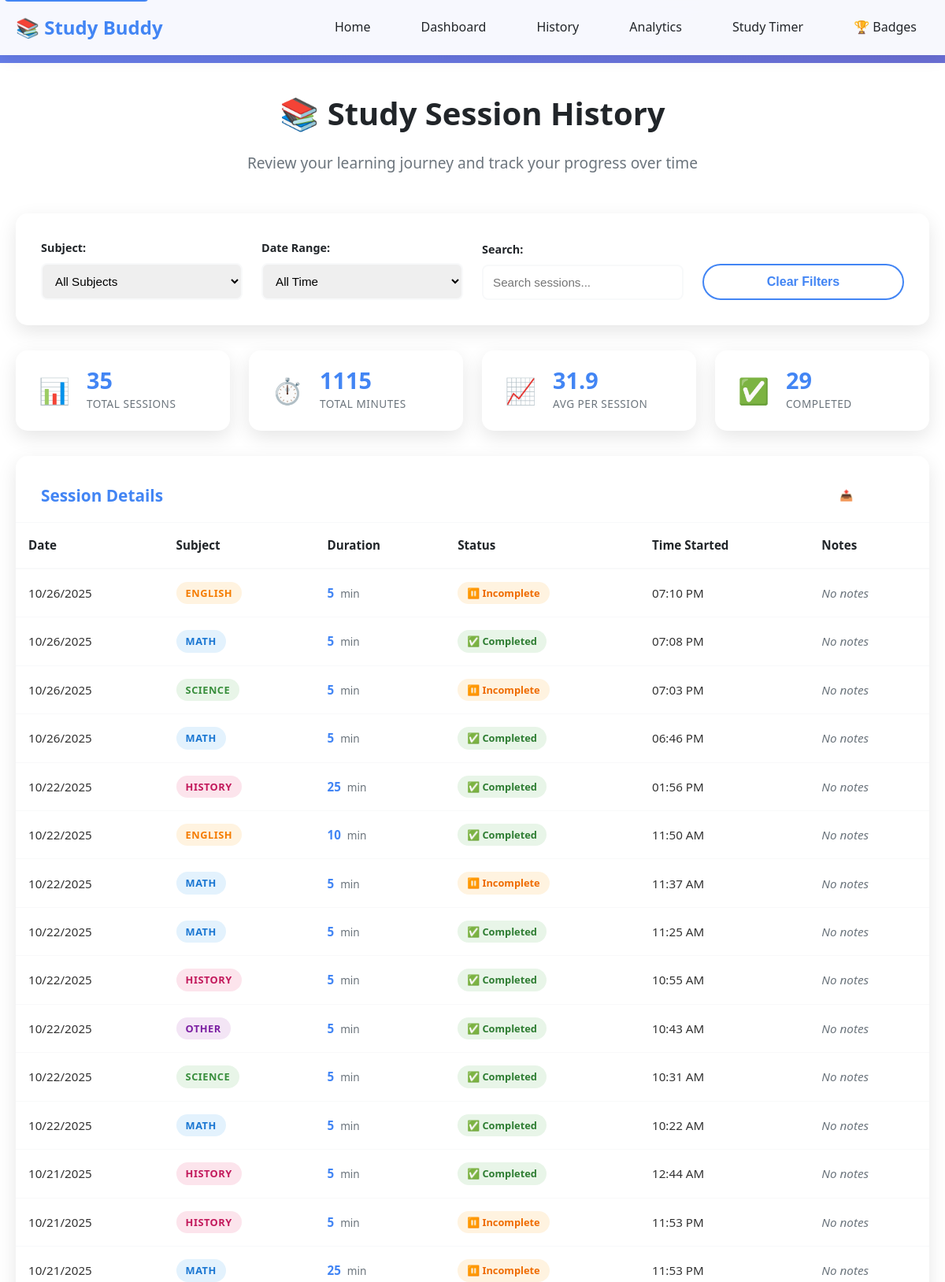
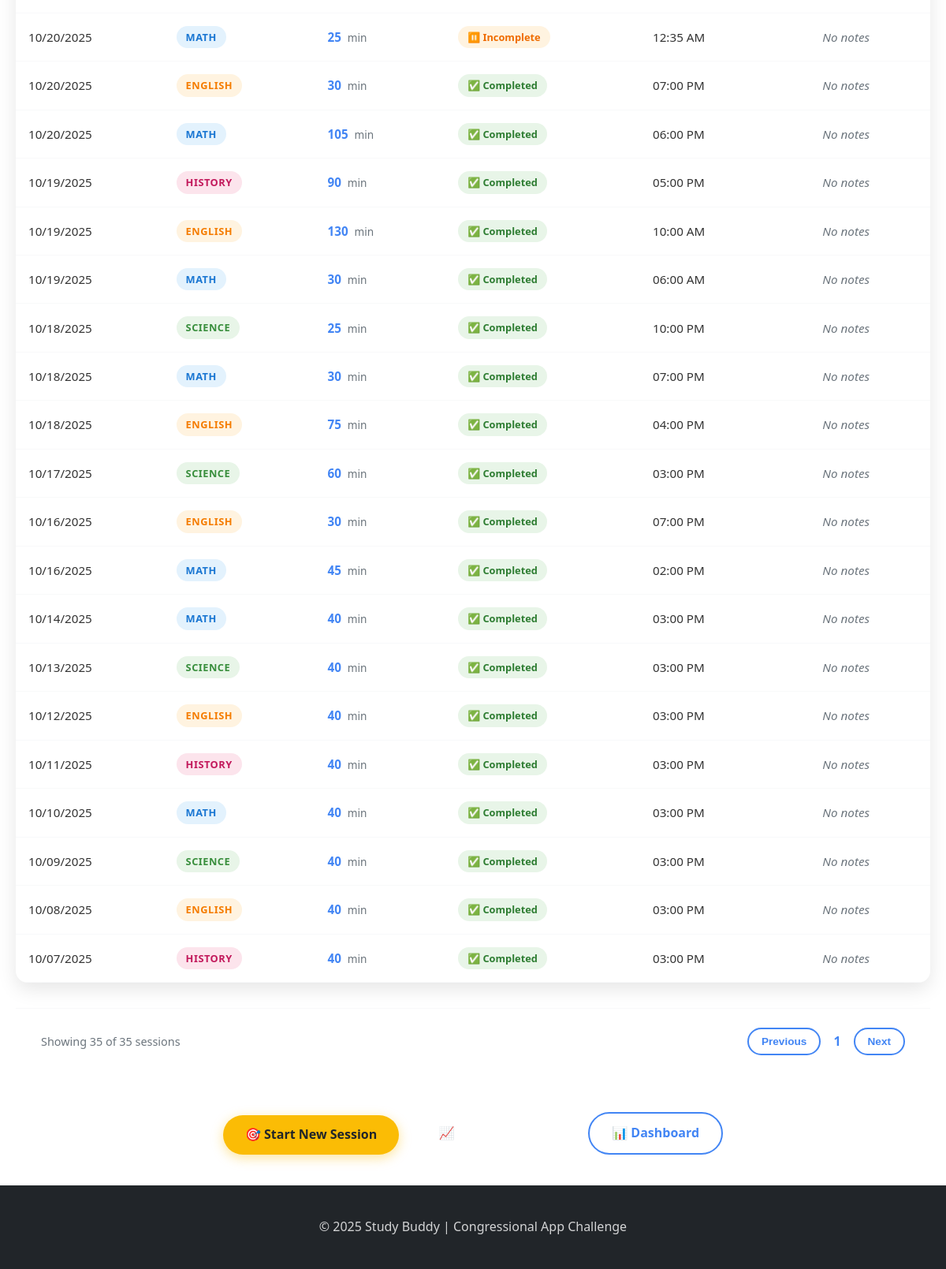
The app's page /history with its own data (2 pictures, top to bottom).
### models.py (models this page shows, shortened)
class StudySession(db.Model):
    __tablename__ = 'study_sessions'
    id = db.Column(db.Integer, primary_key=True)
    user_id = db.Column(db.Integer, db.ForeignKey('users.id'), nullable=False)
    subject = db.Column(db.String(50), nullable=False)  # Math, Science, English, History, Other
    duration_minutes = db.Column(db.Integer, nullable=False)
    session_date = db.Column(db.Date, default=date.today)
    start_time = db.Column(db.DateTime, default=datetime.utcnow)
    completed = db.Column(db.Boolean, default=False)
    notes = db.Column(db.Text, nullable=True)
    user = relationship("User", back_populates="study_sessions")

### app.py (the view)
@app.route('/history')
def study_history():
    from db_utils import get_study_history_data
    user_id = 1  # Default 'student' user
    history_data = get_study_history_data(user_id)
    if not history_data:
        flash('User not found. Please initialize the database.', 'error')
        return redirect(url_for('index'))
    return render_template('history.html', data=history_data)

### app.py (called while the page is built)
@app.context_processor
def inject_asset_version():
    return {'asset_version': ASSET_VERSION}

### db_utils.py (called while the page is built, shortened)
def get_user_by_id(user_id):
    return User.query.get(user_id)

def get_study_history_data(user_id):
    user = get_user_by_id(user_id)
    if not user:
        return None
    sessions = StudySession.query.filter_by(user_id=user_id).order_by(StudySession.session_date.desc(), StudySession.start_time.desc()).all()
    subjects = list(set(session.subject for session in sessions))
    subjects.sort()
    total_time = sum(session.duration_minutes for session in sessions if session.duration_minutes)
    completed_count = sum(1 for session in sessions if session.completed)
    return {
        'user': user,
        'sessions': sessions,
        'subjects': subjects,
        'total_time': total_time,
        'completed_count': completed_count
    }

### templates/history.html (shortened to what this page needs)
{% extends "base.html" %}
{% block content %}
<div class="dashboard-container">
    <div class="container">
        <h1 class="page-title">📚 Study Session History</h1>
        <p class="page-subtitle">Review your learning journey and track your progress over time</p>
        {% if data and data.sessions %}
        <div class="history-filters">
            <div class="filter-group">
                <label for="subjectFilter">Subject:</label>
                <select id="subjectFilter" class="filter-select">
                    <option value="">All Subjects</option>
                </select>
            </div>
            <div class="filter-group">
                <label for="dateFilter">Date Range:</label>
                <select id="dateFilter" class="filter-select">
                    <option value="all">All Time</option>
                </select>
            </div>
            <div class="filter-group">
                <label for="searchFilter">Search:</label>
                <input type="text" id="searchFilter" class="filter-input" placeholder="Search sessions...">
            </div>
            <button id="clearFilters" class="btn btn-outline">Clear Filters</button>
        </div>
        <div class="history-summary">
            <div class="summary-card">
                <div class="summary-icon">📊</div>
                <div class="summary-content">
                    <div class="summary-number" id="totalSessions">{{ data.sessions|length }}</div>
                    <div class="summary-label">Total Sessions</div>
                </div>
            </div>
            <div class="summary-card">
                <div class="summary-icon">⏱️</div>
                <div class="summary-content">
                    <div class="summary-number" id="totalTime">{{ data.total_time }}</div>
                    <div class="summary-label">Total Minutes</div>
                </div>
            </div>
            <div class="summary-card">
                <div class="summary-icon">📈</div>
                <div class="summary-content">
                    <div class="summary-number" id="avgSession">{{ (data.total_time / data.sessions|length)|round(1) if data.sessions|length > 0 else 0 }}</div>
                    <div class="summary-label">Avg per Session</div>
                </div>
            </div>
            <div class="summary-card">
                <div class="summary-icon">✅</div>
                <div class="summary-content">
                    <div class="summary-number" id="completedSessions">{{ data.completed_count }}</div>
                    <div class="summary-label">Completed</div>
                </div>
            </div>
        </div>
        <div class="history-table-container">
            <div class="table-header">
                <h3>Session Details</h3>
                <div class="table-controls">
                    <button id="exportBtn" class="btn btn-secondary btn-sm">📤 Export</button>
                </div>
            </div>
            <div class="sessions-table-wrapper">
                <table class="sessions-table" id="sessionsTable">
                    <thead>
                        <tr>
                            <th>Date</th>
                            <th>Subject</th>
                            <th>Duration</th>
                            <th>Status</th>
                            <th>Time Started</th>
                            <th>Notes</th>
                        </tr>
                    </thead>
                    <tbody id="sessionsTableBody">
                        {% for session in data.sessions %}
                        <tr class="session-row" data-subject="{{ session.subject }}" data-date="{{ session.session_date.isoformat() }}" data-completed="{{ session.completed|lower }}">
                            <td class="session-date">{{ session.session_date.strftime('%m/%d/%Y') }}</td>
                            <td class="session-subject">
                                <span class="subject-tag subject-{{ session.subject.lower() }}">{{ session.subject }}</span>
                            </td>
                            <td class="session-duration">
                                <span class="duration-value">{{ session.duration_minutes }}</span>
                                <span class="duration-unit">min</span>
                            </td>
                            <td class="session-status">
                                {% if session.completed %}
                                    <span class="status-badge completed">✅ Completed</span>
                                {% else %}
                                    <span class="status-badge incomplete">⏸️ Incomplete</span>
                                {% endif %}
                            </td>
                            <td class="session-time">
                                {% if session.start_time %}
                                    {{ session.start_time.strftime('%I:%M %p') }}
                                {% else %}
                                    <span class="text-muted">N/A</span>
                                {% endif %}
                            </td>
                            <td class="session-notes">
                                {% if session.notes %}
                                    <span class="notes-preview" title="{{ session.notes }}">{{ session.notes[:50] }}{% if session.notes|length > 50 %}...{% endif %}</span>
                                {% else %}
                                    <span class="text-muted">No notes</span>
                                {% endif %}
                            </td>
                        </tr>
                        {% endfor %}
                    </tbody>
                </table>
            </div>
        </div>
        <div class="table-pagination" id="tablePagination">
            <div class="pagination-info">
                <span id="paginationInfo">Showing 1-{{ data.sessions|length }} of {{ data.sessions|length }} sessions</span>
            </div>
            <div class="pagination-controls">
                <button id="prevPage" class="btn btn-outline btn-sm" disabled>Previous</button>
                <span id="pageNumbers" class="page-numbers">1</span>
                <button id="nextPage" class="btn btn-outline btn-sm" disabled>Next</button>
            </div>
        </div>
        {% endif %}
        <div class="dashboard-actions">
            <a href="{{ url_for('timer') }}" class="btn btn-primary">
                🎯 Start New Session
            </a>
            <a href="{{ url_for('dashboard_enhanced') }}" class="btn btn-secondary">
                📈 View Analytics
            </a>
            <a href="{{ url_for('dashboard') }}" class="btn btn-outline">
                📊 Dashboard
            </a>
        </div>
    </div>
</div>
{% endblock %}

### templates/base.html (shortened to what this page needs)
<!DOCTYPE html>
<html lang="en">
<head>
    <link rel="preload" href="{{ url_for('static', filename='css/style.css') }}" as="style" onload="this.onload=null;this.rel='stylesheet'">
</head>
</head>
<body>
    <nav class="navbar" role="navigation" aria-label="Main navigation">
        <div class="nav-container">
            <a href="{{ url_for('index') }}" class="nav-logo" aria-label="Study Buddy - Go to homepage">
                📚 Study Buddy
            </a>
            <div class="nav-menu" role="menubar" aria-label="Main menu">
                <a href="{{ url_for('index') }}" class="nav-link" role="menuitem">Home</a>
                <a href="{{ url_for('dashboard') }}" class="nav-link" role="menuitem">Dashboard</a>
                <a href="{{ url_for('study_history') }}" class="nav-link" role="menuitem">History</a>
                <a href="{{ url_for('dashboard_enhanced') }}" class="nav-link" role="menuitem">Analytics</a>
                <a href="{{ url_for('timer') }}" class="nav-link" role="menuitem">Study Timer</a>
                <a href="{{ url_for('badges') }}" class="nav-link" role="menuitem" aria-label="Badge Collection">🏆 Badges</a>
            </div>
        </div>
    </nav>
    <main class="main-content" role="main" aria-label="Main content" id="main-content">
        {% block content %}{% endblock %}
    </main>
    <footer class="footer">
        <div class="footer-content">
            <p>&copy; 2025 Study Buddy | Congressional App Challenge</p>
        </div>
    </footer>
</body>
</html>

### records on screen
StudySession: session_date "10/26/2025", subject "ENGLISH", duration_minutes "5", completed "⏸️ Incomplete", start_time "07:10 PM", shows "No notes"
StudySession: session_date "10/26/2025", subject "MATH", duration_minutes "5", completed "✅ Completed", start_time "07:08 PM", shows "No notes"
StudySession: session_date "10/26/2025", subject "SCIENCE", duration_minutes "5", completed "⏸️ Incomplete", start_time "07:03 PM", shows "No notes"
StudySession: session_date "10/26/2025", subject "MATH", duration_minutes "5", completed "✅ Completed", start_time "06:46 PM", shows "No notes"
StudySession: session_date "10/22/2025", subject "HISTORY", duration_minutes "25", completed "✅ Completed", start_time "01:56 PM", shows "No notes"
StudySession: session_date "10/22/2025", subject "ENGLISH", duration_minutes "10", completed "✅ Completed", start_time "11:50 AM", shows "No notes"
StudySession: session_date "10/22/2025", subject "MATH", duration_minutes "5", completed "⏸️ Incomplete", start_time "11:37 AM", shows "No notes"
StudySession: session_date "10/22/2025", subject "MATH", duration_minutes "5", completed "✅ Completed", start_time "11:25 AM", shows "No notes"
StudySession: session_date "10/22/2025", subject "HISTORY", duration_minutes "5", completed "✅ Completed", start_time "10:55 AM", shows "No notes"
StudySession: session_date "10/22/2025", subject "OTHER", duration_minutes "5", completed "✅ Completed", start_time "10:43 AM", shows "No notes"
StudySession: session_date "10/22/2025", subject "SCIENCE", duration_minutes "5", completed "✅ Completed", start_time "10:31 AM", shows "No notes"
StudySession: session_date "10/22/2025", subject "MATH", duration_minutes "5", completed "✅ Completed", start_time "10:22 AM", shows "No notes"
StudySession: session_date "10/21/2025", subject "HISTORY", duration_minutes "5", completed "✅ Completed", start_time "12:44 AM", shows "No notes"
StudySession: session_date "10/21/2025", subject "HISTORY", duration_minutes "5", completed "⏸️ Incomplete", start_time "11:53 PM", shows "No notes"
StudySession: session_date "10/21/2025", subject "MATH", duration_minutes "25", completed "⏸️ Incomplete", start_time "11:53 PM", shows "No notes"
StudySession: session_date "10/20/2025", subject "MATH", duration_minutes "25", completed "⏸️ Incomplete", start_time "12:35 AM", shows "No notes"
StudySession: session_date "10/20/2025", subject "ENGLISH", duration_minutes "30", completed "✅ Completed", start_time "07:00 PM", shows "No notes"
StudySession: session_date "10/20/2025", subject "MATH", duration_minutes "105", completed "✅ Completed", start_time "06:00 PM", shows "No notes"
StudySession: session_date "10/19/2025", subject "HISTORY", duration_minutes "90", completed "✅ Completed", start_time "05:00 PM", shows "No notes"
StudySession: session_date "10/19/2025", subject "ENGLISH", duration_minutes "130", completed "✅ Completed", start_time "10:00 AM", shows "No notes"
StudySession: session_date "10/19/2025", subject "MATH", duration_minutes "30", completed "✅ Completed", start_time "06:00 AM", shows "No notes"
StudySession: session_date "10/18/2025", subject "SCIENCE", duration_minutes "25", completed "✅ Completed", start_time "10:00 PM", shows "No notes"
StudySession: session_date "10/18/2025", subject "MATH", duration_minutes "30", completed "✅ Completed", start_time "07:00 PM", shows "No notes"
StudySession: session_date "10/18/2025", subject "ENGLISH", duration_minutes "75", completed "✅ Completed", start_time "04:00 PM", shows "No notes"
StudySession: session_date "10/17/2025", subject "SCIENCE", duration_minutes "60", completed "✅ Completed", start_time "03:00 PM", shows "No notes"
StudySession: session_date "10/16/2025", subject "ENGLISH", duration_minutes "30", completed "✅ Completed", start_time "07:00 PM", shows "No notes"
StudySession: session_date "10/16/2025", subject "MATH", duration_minutes "45", completed "✅ Completed", start_time "02:00 PM", shows "No notes"
StudySession: session_date "10/14/2025", subject "MATH", duration_minutes "40", completed "✅ Completed", start_time "03:00 PM", shows "No notes"
StudySession: session_date "10/13/2025", subject "SCIENCE", duration_minutes "40", completed "✅ Completed", start_time "03:00 PM", shows "No notes"
StudySession: session_date "10/12/2025", subject "ENGLISH", duration_minutes "40", completed "✅ Completed", start_time "03:00 PM", shows "No notes"
StudySession: session_date "10/11/2025", subject "HISTORY", duration_minutes "40", completed "✅ Completed", start_time "03:00 PM", shows "No notes"
StudySession: session_date "10/10/2025", subject "MATH", duration_minutes "40", completed "✅ Completed", start_time "03:00 PM", shows "No notes"
StudySession: session_date "10/09/2025", subject "SCIENCE", duration_minutes "40", completed "✅ Completed", start_time "03:00 PM", shows "No notes"
StudySession: session_date "10/08/2025", subject "ENGLISH", duration_minutes "40", completed "✅ Completed", start_time "03:00 PM", shows "No notes"
StudySession: session_date "10/07/2025", subject "HISTORY", duration_minutes "40", completed "✅ Completed", start_time "03:00 PM", shows "No notes"

### other values on screen
{{ data.sessions|length }} "35"
{{ data.total_time }} "1115"
{{ data.completed_count }} "29"
